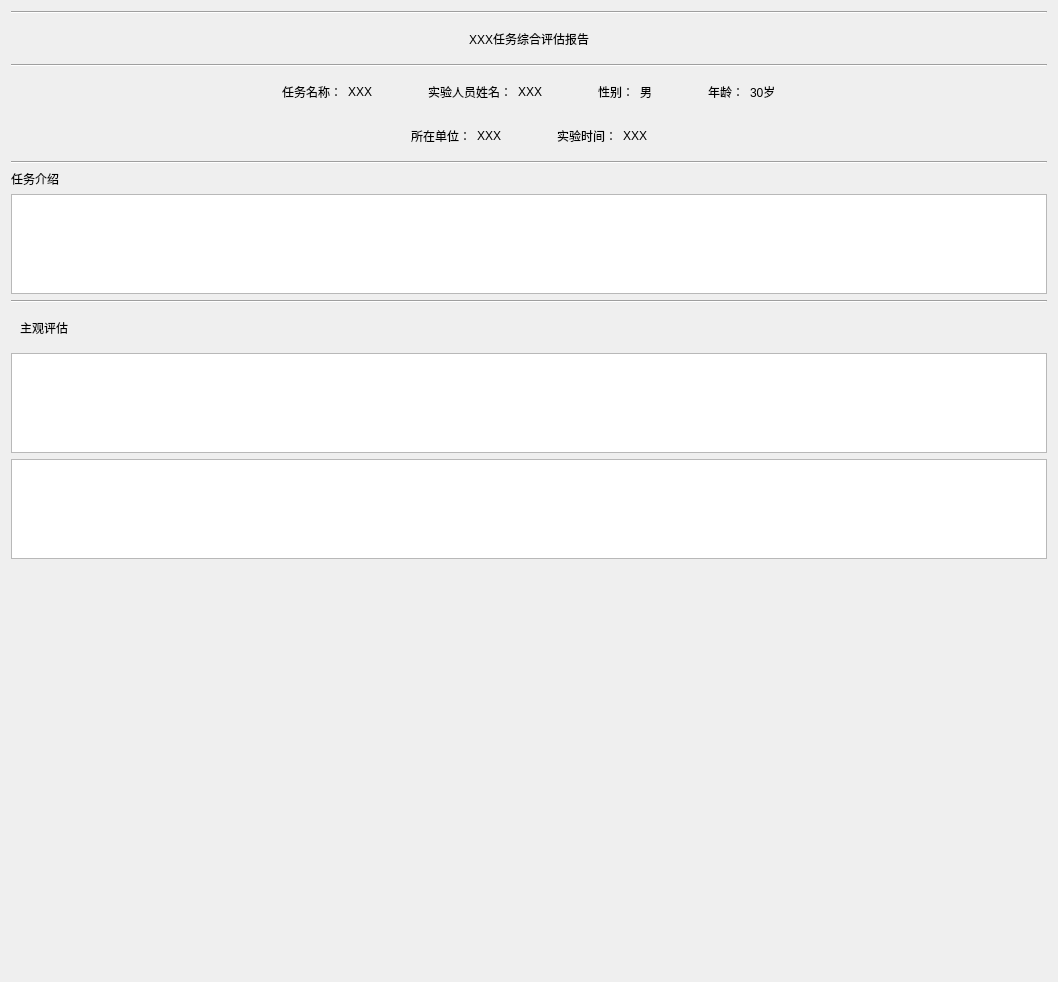
            <widget class="QWidget" name="scrollAreaContent">
             <property name="geometry">
              <rect>
               <x>0</x>
               <y>0</y>
               <width>1058</width>
               <height>975</height>
              </rect>
             </property>
             <layout class="QVBoxLayout" name="verticalLayout_17">
              <item>
               <widget class="Line" name="line_3">
                <property name="orientation">
                 <enum>Qt::Orientation::Horizontal</enum>
                </property>
               </widget>
              </item>
              <item>
               <widget class="QWidget" name="widget_24" native="true">
                <layout class="QHBoxLayout" name="horizontalLayout_17">
                 <item>
                  <spacer name="horizontalSpacer_19">
                   <property name="orientation">
                    <enum>Qt::Orientation::Horizontal</enum>
                   </property>
                   <property name="sizeHint" stdset="0">
                    <size>
                     <width>448</width>
                     <height>20</height>
                    </size>
                   </property>
                  </spacer>
                 </item>
                 <item>
                  <widget class="QLabel" name="label_27">
                   <property name="text">
                    <string>XXX任务综合评估报告</string>
                   </property>
                  </widget>
                 </item>
                 <item>
                  <spacer name="horizontalSpacer_20">
                   <property name="orientation">
                    <enum>Qt::Orientation::Horizontal</enum>
                   </property>
                   <property name="sizeHint" stdset="0">
                    <size>
                     <width>447</width>
                     <height>20</height>
                    </size>
                   </property>
                  </spacer>
                 </item>
                </layout>
               </widget>
              </item>
              <item>
               <widget class="Line" name="line">
                <property name="orientation">
                 <enum>Qt::Orientation::Horizontal</enum>
                </property>
               </widget>
              </item>
              <item>
               <widget class="QWidget" name="widget_20" native="true">
                <layout class="QHBoxLayout" name="horizontalLayout_18">
                 <item>
                  <spacer name="horizontalSpacer_26">
                   <property name="orientation">
                    <enum>Qt::Orientation::Horizontal</enum>
                   </property>
                   <property name="sizeHint" stdset="0">
                    <size>
                     <width>247</width>
                     <height>20</height>
                    </size>
                   </property>
                  </spacer>
                 </item>
                 <item>
                  <widget class="QLabel" name="label_28">
                   <property name="text">
                    <string>任务名称：</string>
                   </property>
                  </widget>
                 </item>
                 <item>
                  <widget class="QLabel" name="label_29">
                   <property name="text">
                    <string>XXX</string>
                   </property>
                  </widget>
                 </item>
                 <item>
                  <spacer name="horizontalSpacer_28">
                   <property name="orientation">
                    <enum>Qt::Orientation::Horizontal</enum>
                   </property>
                   <property name="sizeType">
                    <enum>QSizePolicy::Policy::Fixed</enum>
                   </property>
                   <property name="sizeHint" stdset="0">
                    <size>
                     <width>50</width>
                     <height>20</height>
                    </size>
                   </property>
                  </spacer>
                 </item>
                 <item>
                  <widget class="QLabel" name="label_31">
                   <property name="text">
                    <string>实验人员姓名：</string>
                   </property>
                  </widget>
                 </item>
                 <item>
                  <widget class="QLabel" name="label_30">
                   <property name="text">
                    <string>XXX</string>
                   </property>
                  </widget>
                 </item>
                 <item>
                  <spacer name="horizontalSpacer_32">
                   <property name="orientation">
                    <enum>Qt::Orientation::Horizontal</enum>
                   </property>
                   <property name="sizeType">
                    <enum>QSizePolicy::Policy::Fixed</enum>
                   </property>
                   <property name="sizeHint" stdset="0">
                    <size>
                     <width>50</width>
                     <height>20</height>
                    </size>
                   </property>
                  </spacer>
                 </item>
                 <item>
                  <widget class="QLabel" name="label_32">
                   <property name="text">
                    <string>性别：</string>
                   </property>
                  </widget>
                 </item>
                 <item>
                  <widget class="QLabel" name="label_33">
                   <property name="text">
                    <string>男</string>
                   </property>
                  </widget>
                 </item>
                 <item>
                  <spacer name="horizontalSpacer_33">
                   <property name="orientation">
                    <enum>Qt::Orientation::Horizontal</enum>
                   </property>
                   <property name="sizeType">
                    <enum>QSizePolicy::Policy::Fixed</enum>
                   </property>
                   <property name="sizeHint" stdset="0">
                    <size>
                     <width>50</width>
                     <height>20</height>
                    </size>
                   </property>
                  </spacer>
                 </item>
                 <item>
                  <widget class="QLabel" name="label_34">
                   <property name="text">
                    <string>年龄：</string>
                   </property>
                  </widget>
                 </item>
                 <item>
                  <widget class="QLabel" name="label_35">
                   <property name="text">
                    <string>30岁</string>
                   </property>
                  </widget>
                 </item>
                 <item>
                  <spacer name="horizontalSpacer_27">
                   <property name="orientation">
                    <enum>Qt::Orientation::Horizontal</enum>
                   </property>
                   <property name="sizeHint" stdset="0">
                    <size>
                     <width>247</width>
                     <height>20</height>
                    </size>
                   </property>
                  </spacer>
                 </item>
                </layout>
               </widget>
              </item>
              <item>
               <widget class="QWidget" name="widget_21" native="true">
                <layout class="QHBoxLayout" name="horizontalLayout_19">
                 <item>
                  <spacer name="horizontalSpacer_34">
                   <property name="orientation">
                    <enum>Qt::Orientation::Horizontal</enum>
                   </property>
                   <property name="sizeHint" stdset="0">
                    <size>
                     <width>380</width>
                     <height>20</height>
                    </size>
                   </property>
                  </spacer>
                 </item>
                 <item>
                  <widget class="QLabel" name="label_36">
                   <property name="text">
                    <string>所在单位：</string>
                   </property>
                  </widget>
                 </item>
                 <item>
                  <widget class="QLabel" name="label_37">
                   <property name="text">
                    <string>XXX</string>
                   </property>
                  </widget>
                 </item>
                 <item>
                  <spacer name="horizontalSpacer_36">
                   <property name="orientation">
                    <enum>Qt::Orientation::Horizontal</enum>
                   </property>
                   <property name="sizeType">
                    <enum>QSizePolicy::Policy::Fixed</enum>
                   </property>
                   <property name="sizeHint" stdset="0">
                    <size>
                     <width>50</width>
                     <height>20</height>
                    </size>
                   </property>
                  </spacer>
                 </item>
                 <item>
                  <widget class="QLabel" name="label_47">
                   <property name="text">
                    <string>实验时间：</string>
                   </property>
                  </widget>
                 </item>
                 <item>
                  <widget class="QLabel" name="label_46">
                   <property name="text">
                    <string>XXX</string>
                   </property>
                  </widget>
                 </item>
                 <item>
                  <spacer name="horizontalSpacer_35">
                   <property name="orientation">
                    <enum>Qt::Orientation::Horizontal</enum>
                   </property>
                   <property name="sizeHint" stdset="0">
                    <size>
                     <width>380</width>
                     <height>20</height>
                    </size>
                   </property>
                  </spacer>
                 </item>
                </layout>
               </widget>
              </item>
              <item>
               <widget class="Line" name="line_4">
                <property name="orientation">
                 <enum>Qt::Orientation::Horizontal</enum>
                </property>
               </widget>
              </item>
              <item>
               <widget class="QLabel" name="label_99">
                <property name="text">
                 <string>任务介绍</string>
                </property>
               </widget>
              </item>
              <item>
               <widget class="QTextEdit" name="textEdit">
                <property name="minimumSize">
                 <size>
                  <width>0</width>
                  <height>100</height>
                 </size>
                </property>
               </widget>
              </item>
              <item>
               <widget class="Line" name="line_5">
                <property name="orientation">
                 <enum>Qt::Orientation::Horizontal</enum>
                </property>
               </widget>
              </item>
              <item>
               <widget class="QWidget" name="widget_47" native="true">
                <layout class="QHBoxLayout" name="horizontalLayout_44">
                 <item>
                  <widget class="QLabel" name="label_100">
                   <property name="text">
                    <string>主观评估</string>
                   </property>
                  </widget>
                 </item>
                 <item>
                  <spacer name="horizontalSpacer_76">
                   <property name="orientation">
                    <enum>Qt::Orientation::Horizontal</enum>
                   </property>
                   <property name="sizeHint" stdset="0">
                    <size>
                     <width>906</width>
                     <height>20</height>
                    </size>
                   </property>
                  </spacer>
                 </item>
                </layout>
               </widget>
              </item>
              <item>
               <widget class="QTextEdit" name="textEdit_2">
                <property name="minimumSize">
                 <size>
                  <width>0</width>
                  <height>100</height>
                 </size>
                </property>
               </widget>
              </item>
              <item>
               <widget class="QTableWidget" name="tableWidget_11">
                <property name="minimumSize">
                 <size>
                  <width>0</width>
                  <height>100</height>
                 </size>
                </property>
               </widget>
              </item>
              <item>
               <widget class="QWidget" name="widget_25" native="true">
                <property name="minimumSize">
                 <size>
                  <width>0</width>
                  <height>200</height>
                 </size>
                </property>
               </widget>
              </item>
              <item>
               <widget class="QWidget" name="widget_27" native="true">
                <property name="minimumSize">
                 <size>
                  <width>0</width>
                  <height>200</height>
                 </size>
                </property>
               </widget>
              </item>
             </layout>
            </widget>
